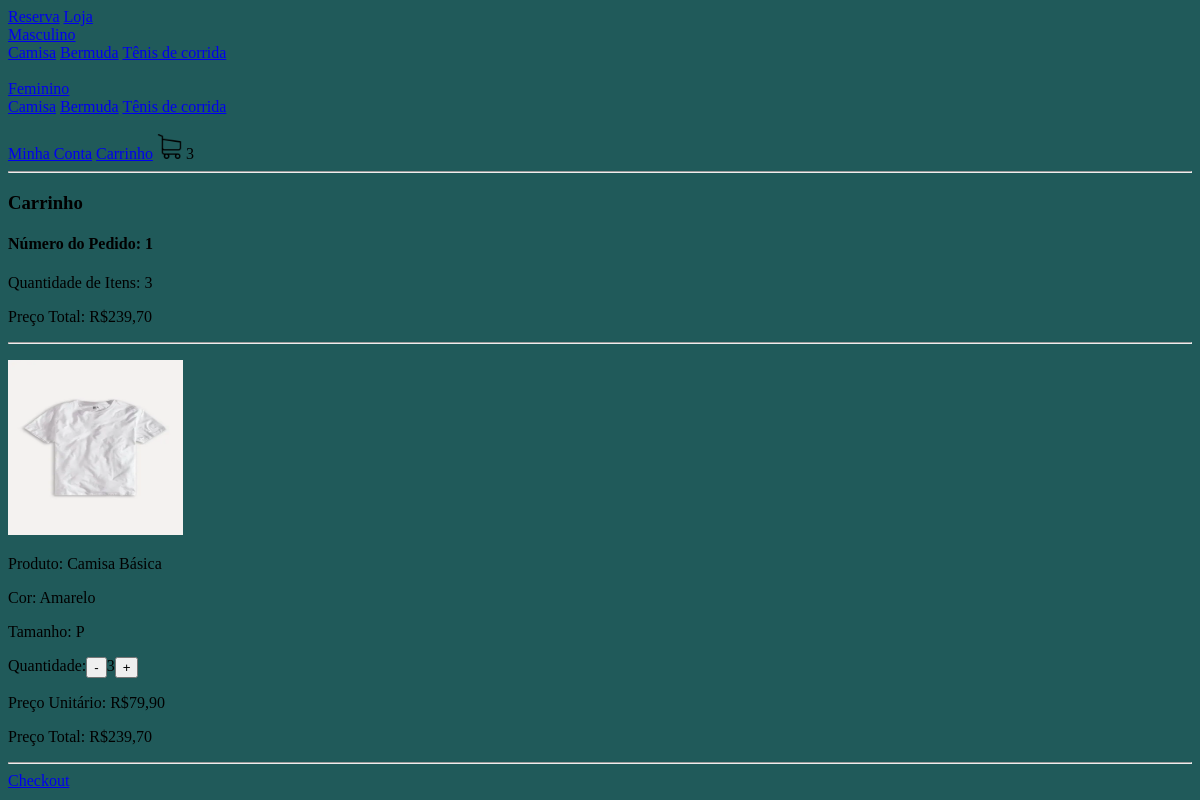
Before: /carrinho/ (signed in) with the older database file.
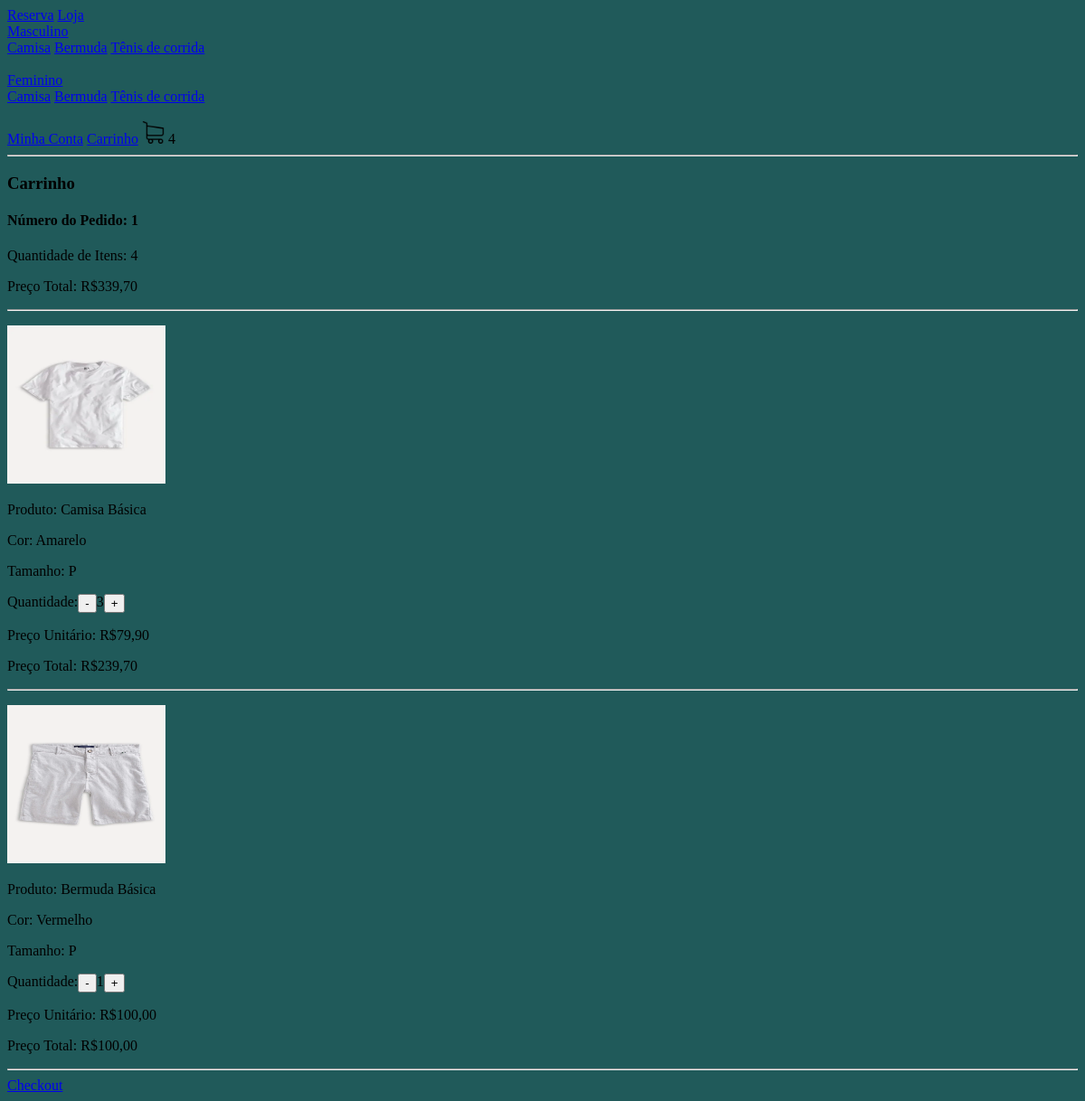
After: the same page with the newer database file.
### loja/models.py (models this page shows, shortened)
class Categoria(models.Model):
    nome = models.CharField(max_length=200, null=True, blank=True)
    slug = models.CharField(max_length=200, null=True, blank=True)

class Tipo(models.Model):
    nome = models.CharField(max_length=200, null=True, blank=True)
    slug = models.CharField(max_length=200, null=True, blank=True)

class Pedido(models.Model):
    cliente = models.ForeignKey(
        Cliente, null=True, blank=True, on_delete=models.SET_NULL)
    finalizado = models.BooleanField(default=False)
    codigo_transacao = models.CharField(max_length=400, null=True, blank=True)
    endereco = models.ForeignKey(
        Endereco, null=True, blank=True, on_delete=models.SET_NULL)
    data_finalizacao = models.DateTimeField(null=True, blank=True)
    @property
    def quantidade_total(self):
        itens_pedido = ItensPedido.objects.filter(pedido__id=self.id)
        quantidade = sum([item.quantidade for item in itens_pedido])
        return quantidade
    @property
    def preco_total(self):
        itens_pedido = ItensPedido.objects.filter(pedido__id=self.id)
        preco = sum([item.preco_total for item in itens_pedido])
        return preco

class ItensPedido(models.Model):
    item_estoque = models.ForeignKey(
        Itemestoque, null=True, blank=True, on_delete=models.SET_NULL)
    quantidade = models.IntegerField(default=0)
    pedido = models.ForeignKey(
        Pedido, null=True, blank=True, on_delete=models.SET_NULL)
    @property
    def preco_total(self):
        preco_total = self.quantidade * self.item_estoque.produto.preco
        return preco_total

class Itemestoque(models.Model):
    produto = models.ForeignKey(
        Produto, null=True, blank=True, on_delete=models.SET_NULL)
    cor = models.ForeignKey(Cor, null=True, blank=True,
                            on_delete=models.SET_NULL)
    tamanho = models.CharField(max_length=200, null=True, blank=True)
    quantidade = models.IntegerField(default=0)

class Produto(models.Model):
    imagem = models.ImageField(null=True, blank=True)
    nome = models.CharField(max_length=200, null=True, blank=True)
    preco = models.DecimalField(max_digits=10, decimal_places=2)
    ativo = models.BooleanField(default=True)
    categoria = models.ForeignKey(
        Categoria, null=True, blank=True, on_delete=models.SET_NULL)
    tipo = models.ForeignKey(
        Tipo, null=True, blank=True, on_delete=models.SET_NULL)

class Cor(models.Model):
    nome = models.CharField(max_length=200, null=True, blank=True)
    codigo = models.CharField(max_length=200, null=True, blank=True)

### loja/views.py (the view, shortened to what this page needs)
# urls.py: path('carrinho/', carrinho, name='carrinho'),
def carrinho(request):
    if request.user.is_authenticated:
        cliente = request.user.cliente
    pedido, criado = Pedido.objects.get_or_create(
        cliente=cliente, finalizado=False)
    itens_pedido = ItensPedido.objects.filter(pedido=pedido)
    context = {"itens_pedido": itens_pedido,
               "pedido": pedido, "cliente_existente": True}
    return render(request, 'carrinho.html', context)

### loja/novos_context.py (called while the page is built)
def carrinho(request):
    quantidade_produtos_carrinho = 0
    if request.user.is_authenticated:
        cliente = request.user.cliente
    else:
        if request.COOKIES.get("id_sessao"):
            id_sessao = request.COOKIES.get("id_sessao")
            cliente, criado = Cliente.objects.get_or_create(id_sessao=id_sessao)
        else:
            return {"quantidade_produtos_carrinho": quantidade_produtos_carrinho}
    pedido, criado = Pedido.objects.get_or_create(
        cliente=cliente, finalizado=False)
    itens_pedido = ItensPedido.objects.filter(pedido=pedido)
    for item in itens_pedido:
        quantidade_produtos_carrinho += item.quantidade
    return {"quantidade_produtos_carrinho": quantidade_produtos_carrinho}

def categorias_tipos(request):
    categorias_navegacao = Categoria.objects.all()
    tipos_navegacao = Tipo.objects.all()
    return {"categorias_navegacao": categorias_navegacao, "tipos_navegacao": tipos_navegacao}

### loja/templates/carrinho.html (shortened to what this page needs)
{% extends 'base.html' %}
{% load static %}
{% block body %}
<hr>
    <h3>Carrinho</h3>
    {% if cliente_existente %}
        <h4>Número do Pedido: {{ pedido.id }}</h4>
        <p>Quantidade de Itens: {{ pedido.quantidade_total }}</p>
        <p>Preço Total: R${{ pedido.preco_total }}</p>
        <hr>
        {% for item in itens_pedido %}
            <p>
                <p> <img src="{{item.item_estoque.produto.imagem.url}}" width="175" height="175"> </p>
                <p> Produto: {{ item.item_estoque.produto.nome }} </p>
                <p> Cor: {{ item.item_estoque.cor.nome }} </p>
                <p>Tamanho: {{ item.item_estoque.tamanho }} </p>
                <div style="display: flex;">
                    Quantidade:
                    <form action="{% url 'remover_carrinho' item.item_estoque.produto.id %}" method="post">
                        <button type="submit">-</button>
                    </form>
                    {{ item.quantidade }}
                    <form action="{% url 'adicionar_carrinho' item.item_estoque.produto.id %}" method="post">
                        <button type="submit">+</button>
                    </form>
            </div>
                <p>Preço Unitário: R${{ item.item_estoque.produto.preco }}</p>
                <p>Preço Total: R${{ item.preco_total }} </p>
            </p>
            <hr>
        {% endfor %}
        <a href="{% url 'checkout' %}">Checkout</a>
    {% else %}
            <h3>Seu carrinho está vázio</h3>
            <a href="{% url 'loja' %}">Visite nossa loja</a>
    {% endif %}
{% endblock %}

### loja/templates/navbar.html
{% load static %}
<nav>
    <a href="{% url 'homepage' %}">Reserva</a>
    <a href="{% url 'loja' %}">Loja</a>
    <div >
        {% for categoria in categorias_navegacao %}
        <div>
            <a href="{% url 'loja' %}{{categoria.slug}}">{{categoria.nome}}</a>
            <br>
            {% for tipo in tipos_navegacao %}
                <a href="{% url 'loja' %}{{categoria.slug}}-{{tipo.slug}}">{{tipo.nome}}</a>
            {% endfor %}
            <br>
            <br>
        </div>
        {% endfor %}
    </div>
    {% if request.user.is_authenticated %}
        <a href="{% url 'minha_conta' %}">Minha Conta</a>
    {% else %}
        <a href="{% url 'fazer_login' %}">Login</a>
    {% endif %}
    <a href="{% url 'carrinho' %}">Carrinho</a>
    <a href="{% url 'carrinho' %}"><img src="{% static 'images/carrinho.png' %}" width="25" height="25"></a>
    {{quantidade_produtos_carrinho}}
</nav>

Changed rows visible on the page:
computed for Pedido id 1: quantidade_total "3" → "4"; preco_total "239,70" → "339,70"
added ItensPedido: item_estoque.produto.imagem (picture), item_estoque.produto.nome "Bermuda Básica", item_estoque.cor.nome "Vermelho", item_estoque.tamanho "P", quantidade "1", item_estoque.produto.preco "100,00", preco_total "100,00"
Other visible differences:
{{ quantidade_produtos_carrinho }}: "3" → "4"
